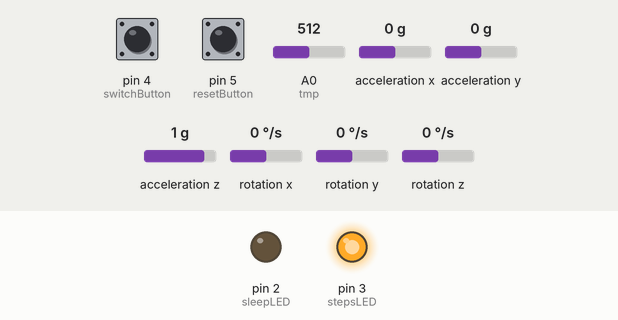
Bench run of a sketch on a simulated Arduino Uno, built with avr-gcc and run on an emulated ATmega328P. Parts: output pins drawn as LEDs (lit = HIGH). The test bench sets the inputs (shaded band); at power-on: pin 4 (switchButton) HIGH, pin 5 (resetButton) HIGH, A0 (tmp) = 512, acceleration x 0 g, acceleration y 0 g, acceleration z 1 g, rotation x 0 °/s, rotation y 0 °/s, rotation z 0 °/s. What the sketch prints to the serial monitor is not drawn.

Above: at 1.2 s.
1.3 s: pin 4 (switchButton) pulled LOW for 0.15 s
At 2.5 s:
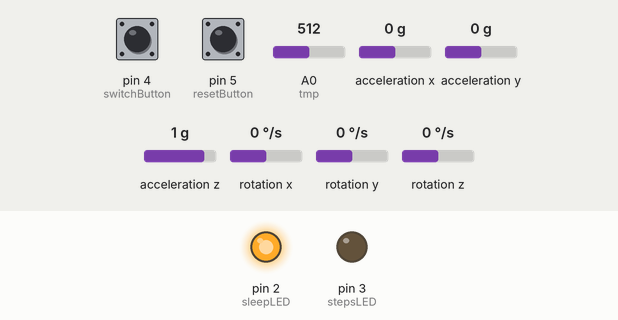
10.0 s: pin 4 (switchButton) pulled LOW for 1 s
At 10.6 s:
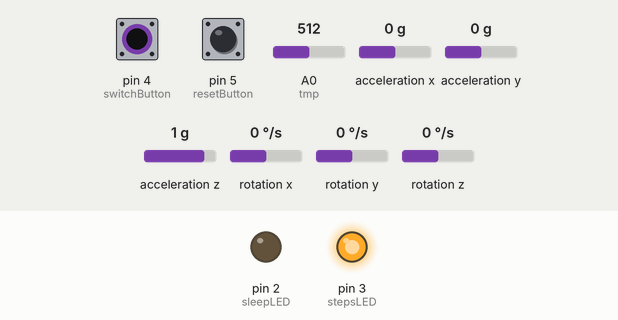
Timing chart, 0 to 13.0 s (numbered marks = the images above; inputs shaded):
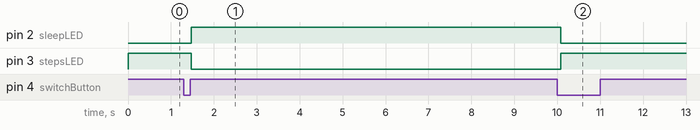

Measured:
- after the input at 1.3 s, pin 2 (sleepLED): LOW → HIGH after 0.17 s; pin 3 (stepsLED): HIGH → LOW after 0.17 s
- after the input at 10.0 s, pin 2 (sleepLED): HIGH → LOW after 0.08 s; pin 3 (stepsLED): LOW → HIGH after 0.08 s

The sketch:

fitbit.ino
```cpp
#include <Wire.h> // Must include Wire library for I2C
#include <SparkFun_MMA8452Q.h> // Includes the SFE_MMA8452Q library
#include <math.h>
MMA8452Q accel;
/*
  Needed Protocols

  0x21 - Magic Number
  0x30 - Debugging String
  0x31 - Error String
  0x35 - converted( unfiltered) temperature reading, 4-byte float, degrees C
  0x40 - Step Counts
  0x41 - Time Spent Asleep
  0x42 - Total Time App has been Running
  0x43 - xData
  0x44 - yData
  0x45 - zData
  0x46 - mode
  0x47 - peakLabel
  0x48 - time since reset
*/

int stepsLED = 3; //pin connected to LED during Steps mode
int sleepLED = 2; //pin connected to LED during Sleep mode
int switchButton = 4; //pin connected to button that switches state
int resetButton = 5; //pin connected to button that resets sleep or steps
bool switchButtonOn = 1; //boolean for state button on or off in checkButton method
bool resetButtonOn = 1; //boolean for reset button on or off in checkButton method
int previousSwitchButton = 1; //variables used to compare change in button
int previousResetButton = 1;
unsigned long sleepCounter = 0;
unsigned long stepCounter = 0;
int tmp = 0;
float unfilteredTemperature;
unsigned long milliSec; //For counting the total amount of time the app has been used
int interval = 100;  //number of points to check before point for peak
int interval2 = 100; //number of points to check after point for peak
unsigned long lastEndTime; //For delta timing for checkSleep
unsigned long lastEndTime2; ///For delta timing for sendData
const unsigned long checkSleepInterval = 1000;
const unsigned long checkStepsInterval = 0;
const unsigned long sendDataInterval = 0;
unsigned long resetTime;
float stepThreshold = 1.3;
float sleepThreshold = 0.3; //minimum change in movement when sleep is not counted
float previousX = 0; //variables used to compare change in movement
float previousY = 0;
float previousZ = 0;
int mode = 0; //pedometer = 0, sleep = 1;
bool peak = 0; // for labeling peaks
bool maxSleep = 0;
bool maxStep = 0;
enum State {
  Pedometer,
  Sleep
};

State fitbitState = Pedometer;

State nextState (State state) {
  switch (state) {
    case Pedometer:
      //Serial.println("PEDOMETER");
      mode = 0 ;
      if (resetButtonOn == 0) { //Resets the Step Counter
        //Serial.println("STEP RESET");
        maxStep = 1;
        stepCounter = 0;
        resetTime = milliSec;
      }
      if (switchButtonOn == 0) { //Switches to Sleep State
        state = Sleep;
        break;
      }
      digitalWrite(sleepLED, LOW);
      digitalWrite(stepsLED, HIGH);
      if (milliSec > lastEndTime) {
        checkPeak();
        lastEndTime = milliSec + checkStepsInterval;
        break;
      }
      break;
    case Sleep:
      mode = 1;
      //Serial.println("SLEEP");
      if (resetButtonOn == 0) { //Resets the Sleep Counter
        maxSleep = 1;
        resetButtonOn = 1;
      }
      if (switchButtonOn == 0) { //Switches to Pedometer State
        state = Pedometer;
        break;
      }
      digitalWrite(stepsLED, LOW);
      digitalWrite(sleepLED, HIGH);
      if (milliSec > lastEndTime) {
        if (checkSleep()) {
          sleepCounter += 1;
        }
        //        Serial.print("Sleep Time: ");
        //        Serial.print(sleepCounter);
        //        Serial.println(" seconds");
        lastEndTime = milliSec + checkSleepInterval;
        break;
      }
      break;
  }
  return state;
}

void setup() {
  Serial.begin(9600);
  pinMode(stepsLED, OUTPUT);
  pinMode(sleepLED, OUTPUT);
  pinMode(switchButton, INPUT_PULLUP);
  pinMode(resetButton, INPUT_PULLUP);
  analogReference(INTERNAL);
  accel.init();

}

void loop() {
  milliSec = millis();
  checkButton();
  readTemp();
  if (accel.available()) {
    fitbitState = nextState(fitbitState);
    accel.read();
  }
  if (milliSec > lastEndTime2) {
    sendData();
    lastEndTime2 = milliSec + sendDataInterval;
  }

}

void readTemp() {
  int reading = analogRead(tmp);
  float readingConverted = (float) reading * 1.1 / 1023.0;
  unfilteredTemperature = 25 + (readingConverted - 0.75) * 100.0;
  //Serial.println(unfilteredTemperature);
}

void sendData() {
  if (maxStep == 1) {
    stepCounter = 100000;
    maxStep = 0 ;
  }
  byte numSteps[6];
  numSteps[0] = 0x21;
  numSteps[1] = 0x40;
  numSteps[2] = stepCounter >> 24;
  numSteps[3] = stepCounter >> 16;
  numSteps[4] = stepCounter >> 8;
  numSteps[5] = stepCounter;
  for (int i = 0; i < 6; i ++) {
    Serial.write(numSteps[i]);
  }
  if (stepCounter == 100000) {
    stepCounter = 0;
  }

  if (maxSleep == 1) {
    sleepCounter = 100000;
    maxSleep = 0;
  }
  byte sleepSeconds[6]; //send in seconds (convert to something more readable on receiving side)
  sleepSeconds[0] = 0x21;
  sleepSeconds[1] = 0x41;
  sleepSeconds[2] = sleepCounter >> 24;
  sleepSeconds[3] = sleepCounter >> 16;
  sleepSeconds[4] = sleepCounter >> 8;
  sleepSeconds[5] = sleepCounter;
  for (int i = 0; i < 6; i ++) {
    Serial.write(sleepSeconds[i]);
  }
  if (sleepCounter == 100000) {
    sleepCounter = 0;
  }

  byte timeReset[6];
  timeReset[0] = 0x21;
  timeReset[1] = 0x48;
  timeReset[2] = resetTime >> 24;
  timeReset[3] = resetTime >> 16;
  timeReset[4] = resetTime >> 8;
  timeReset[5] = resetTime;
  for (int i = 0; i < 6; i ++ ){
    Serial.write(timeReset[i]);
  }

  byte secondsRan[6]; //send in seconds (convert to something more readable on receiving side)
  secondsRan[0] = 0x21;
  secondsRan[1] = 0x42;
  secondsRan[2] = milliSec >> 24;
  secondsRan[3] = milliSec >> 16;
  secondsRan[4] = milliSec >> 8;
  secondsRan[5] = milliSec;
  for (int i = 0; i < 6; i ++) {
    Serial.write(secondsRan[i]);
  }

  if (peak == 1) {
    Serial.println("FUCK");
    byte peakLabel[6];
    peakLabel[0] = 0x21;
    peakLabel[1] = 0x47;
    peakLabel[2] = 0x00;
    peakLabel[3] = 0x01;
    for (int i = 0; i < 4; i++) {
      Serial.write(peakLabel[i]);
    }
    peak = 0;
  }

  byte temperature[6];
  unsigned long unfilteredTmp = *(unsigned long*) & unfilteredTemperature;
  temperature[0] = 0x21;
  temperature[1] = 0x35;
  temperature[2] = unfilteredTmp >> 24;
  temperature[3] = unfilteredTmp >> 16;
  temperature[4] = unfilteredTmp >> 8;
  temperature[5] = unfilteredTmp;
  for (int i = 0; i < 6; i++) {
    Serial.write(temperature[i]);
  }

  sendDebug("debug!!!");

  byte errorTest[6];
  errorTest[0] = 0x21;
  errorTest[1] = 0x99;
  errorTest[2] = 0x69;
  errorTest[3] = 0x69;
  for (int i = 0; i < 4; i++) {
    Serial.write(errorTest[i]);
  }


  accel.read();
  double x = accel.cx;
  double y = accel.cy;
  double z = accel.cz;
  long xData = x * 100;
  long yData = y * 100;
  long zData = z * 100;
  byte xPoint[6];
  xPoint[0] = 0x21;
  xPoint[1] = 0x43;
  xPoint[2] = xData >> 24;
  xPoint[3] = xData >> 16;
  xPoint[4] = xData >> 8;
  xPoint[5] = xData;
  for (int i = 0; i < 6; i++) {
    Serial.write(xPoint[i]);
  }

  byte yPoint[6];
  yPoint[0] = 0x21;
  yPoint[1] = 0x44;
  yPoint[2] = yData >> 24;
  yPoint[3] = yData >> 16;
  yPoint[4] = yData >> 8;
  yPoint[5] = yData;
  for (int i = 0; i < 6; i++) {
    Serial.write(yPoint[i]);
  }

  byte zPoint[6];
  zPoint[0] = 0x21;
  zPoint[1] = 0x45;
  zPoint[2] = zData >> 24;
  zPoint[3] = zData >> 16;
  zPoint[4] = zData >> 8;
  zPoint[5] = zData;
  for (int i = 0; i < 6; i++) {
    Serial.write(zPoint[i]);
  }


  byte graphMode[6];
  graphMode[0] = 0x21;
  graphMode[1] = 0x46;
  graphMode[2] = mode >> 24;
  graphMode[3] = mode >> 16;
  graphMode[4] = mode >> 8;
  graphMode[5] = mode;
  for (int i = 0; i < 6; i++) {
    Serial.write(graphMode[i]);
  }
  //  Serial.println("");
  //  Serial.println("******************************************************");
  //  Serial.print("Temperature: ");
  //  Serial.println(unfilteredTemperature);
  //  Serial.print("Sleep Seconds: ");
  //  Serial.println(sleepCounter);
  //  Serial.print("Steps: ");
  //  Serial.println(stepCounter);
  //  Serial.print("Total Seconds: ");
  //  Serial.println(seconds);
  //  Serial.println("******************************************************");


}


void sendAccelData(double x, double y, double z) {
  long xData = x * 100;
  long yData = y * 100;
  long zData = z * 100;
  byte xPoint[6];
  xPoint[0] = 0x21;
  xPoint[1] = 0x43;
  xPoint[2] = xData >> 24;
  xPoint[3] = xData >> 16;
  xPoint[4] = xData >> 8;
  xPoint[5] = xData;
  for (int i = 0; i < 6; i++) {
    Serial.write(xPoint[i]);
  }

  byte yPoint[6];
  yPoint[0] = 0x21;
  yPoint[1] = 0x44;
  yPoint[2] = yData >> 24;
  yPoint[3] = yData >> 16;
  yPoint[4] = yData >> 8;
  yPoint[5] = yData;
  for (int i = 0; i < 6; i++) {
    Serial.write(yPoint[i]);
  }

  byte zPoint[6];
  zPoint[0] = 0x21;
  zPoint[1] = 0x45;
  zPoint[2] = zData >> 24;
  zPoint[3] = zData >> 16;
  zPoint[4] = zData >> 8;
  zPoint[5] = zData;
  for (int i = 0; i < 6; i++) {
    Serial.write(zPoint[i]);
  }
}

bool checkSleep() {
  //Find different in movement as a vector and then find magnitude and compare to threshold
  //Returns true if magnitude is less than threshold
  accel.read();
  float xVector = accel.cx - previousX;
  float yVector = accel.cy - previousY;
  float zVector = accel.cz = previousZ;
  previousX = accel.cx;
  previousY = accel.cy;
  previousZ = accel.cz;
  float vectorMag = sqrt(sq(xVector) + sq(yVector) + sq(zVector)); //compute magnitude of vector
  if (vectorMag >= sleepThreshold) {
    return false;
  }
  else {
    return true;
  }
}

void checkPeak() {
  int counter = 0;
  float mean1 = 0;
  float mean2 = 0;
  byte pl = accel.readPL();
  float pointPUp = 0.0;
  float pointPDown = 0.0;
  float pointLR = 0.0;
  float pointLL = 0.0;
  float pointFUp = 0.0;
  float pointFDown = 0.0;
  switch (pl)
  {
    case PORTRAIT_U:
      while (counter != interval)
      { //takes the first interval of points before main point to compare
        accel.read();
        mean1 += (accel.cy * (-1));
        counter += 1;
      }
      mean1 = mean1 / interval;
      counter = 0;
      accel.read();
      pointPUp = (accel.cy * (-1)); //assign the point between the two intervals being compared
      while (counter != interval2) { //takes the second interval of points after main point to compare
        accel.read();
        mean2 += (accel.cy * (-1));
        counter += 1;
      }
      mean2 = mean2 / interval2;
      if (pointPUp > mean1 && pointPUp > mean2 && pointPUp > stepThreshold) { //if point is greater than first interval but less than second interval and pass threshold, then it's a peak
        stepCounter += 1;
        peak = 1;
      }
      //Serial.print("Portrait Up");
      break;
    case PORTRAIT_D:
      while (counter != interval)
      { //takes the first interval of points before main point to compare
        accel.read();
        mean1 += (accel.cy);
        counter += 1;
      }
      mean1 = mean1 / interval;
      counter = 0;
      accel.read();
      pointPDown = (accel.cy); //assign the point between the two intervals being compared
      while (counter != interval2) { //takes the second interval of points after main point to compare
        accel.read();
        mean2 += (accel.cy);
        counter += 1;
      }
      mean2 = mean2 / interval2;
      if (pointPDown > mean1 && pointPDown > mean2 && pointPDown > stepThreshold) { //if point is greater than first interval but less than second interval and pass threshold, then it's a peak
        stepCounter += 1;
        peak = 1;
      }
      //Serial.print("Portrait Down");
      break;
    case LANDSCAPE_R:
      while (counter != interval)
      { //takes the first interval of points before main point to compare
        accel.read();
        mean1 += (accel.cx);
        counter += 1;
      }
      mean1 = mean1 / interval;
      counter = 0;
      accel.read();
      pointLR = (accel.cx); //assign the point between the two intervals being compared
      while (counter != interval2) { //takes the second interval of points after main point to compare
        accel.read();
        mean2 += (accel.cx);
        counter += 1;
      }
      mean2 = mean2 / interval2;
      if (pointLR > mean1 && pointLR > mean2 && pointLR > stepThreshold) { //if point is greater than first interval but less than second interval and pass threshold, then it's a peak
        stepCounter += 1;
        peak = 1;
      }
      //Serial.print("Landscape Right");
      break;
    case LANDSCAPE_L:
      while (counter != interval)
      { //takes the first interval of points before main point to compare
        accel.read();
        mean1 += (accel.cx * (-1));
        counter += 1;
      }
      mean1 = mean1 / interval;
      counter = 0;
      accel.read();
      pointLL = (accel.cx * (-1)); //assign the point between the two intervals being compared
      while (counter != interval2) { //takes the second interval of points after main point to compare
        accel.read();
        mean2 += (accel.cx * (-1));
        counter += 1;
      }
      mean2 = mean2 / interval2;
      if (pointLL > mean1 && pointLL > mean2 && pointLL > stepThreshold) { //if point is greater than first interval but less than second interval and pass threshold, then it's a peak
        stepCounter += 1;
        peak = 1;
      }
      //Serial.print("Landscape Left");
      break;
    case LOCKOUT:
      if (accel.cz < 0)
      {
        while (counter != interval)
        { //takes the first interval of points before main point to compare
          accel.read();
          mean1 += (accel.cz * (-1));
          counter += 1;
        }
        mean1 = mean1 / interval;
        counter = 0;
        accel.read();
        pointFUp = (accel.cz * (-1)); //assign the point between the two intervals being compared
        while (counter != interval2) { //takes the second interval of points after main point to compare
          accel.read();
          mean2 += (accel.cz * (-1));
          counter += 1;
        }
        mean2 = mean2 / interval2;
        if  (pointFUp > mean1 && pointFUp > mean2 && pointFUp > stepThreshold) { //if point is greater than first interval but less than second interval and pass threshold, then it's a peak
          stepCounter += 1;
          peak = 1;
        }
      }
      else
      {
        while (counter != interval)
        { //takes the first interval of points before main point to compare
          accel.read();
          mean1 += (accel.cz);
          counter += 1;
        }
        mean1 = mean1 / interval;
        counter = 0;
        accel.read();
        pointFDown = (accel.cz); //assign the point between the two intervals being compared
        while (counter != interval2) { //takes the second interval of points after main point to compare
          accel.read();
          mean2 += (accel.cz);
          counter += 1;
        }
        mean2 = mean2 / interval2;
        if  (pointFDown > mean1 && pointFDown > mean2 && pointFDown > stepThreshold) { //if point is greater than first interval but less than second interval and pass threshold, then it's a peak
          stepCounter += 1;
          peak = 1;
        }
        break;
      }

  }

}

void checkButton() { //checks button and also doesn't allow holding button down
  switchButtonOn = 1;
  if (switchButtonOn == 1) {
    if (digitalRead(switchButton) == 0 && digitalRead(switchButton) != previousSwitchButton) {
      switchButtonOn = 0;
    }
  }
  else if (switchButtonOn == 0) {
    if (digitalRead(switchButton) == 1) {
      switchButtonOn = 1;
    }
  }
  previousSwitchButton = digitalRead(switchButton);

  if (resetButtonOn == 1) {
    if (digitalRead(resetButton) == 0 && digitalRead(resetButton) != previousResetButton) {
      resetButtonOn = 0;
    }
  }
  if (resetButtonOn == 0) {
    if (digitalRead(resetButton) == 1) {
      resetButtonOn = 1;
    }
  }
  previousResetButton = digitalRead(resetButton);
}

void sendDebug(char * s) {
  Serial.write(0x21);
  Serial.write(0x30);
  Serial.write(8);
  Serial.write(s);
}
```
